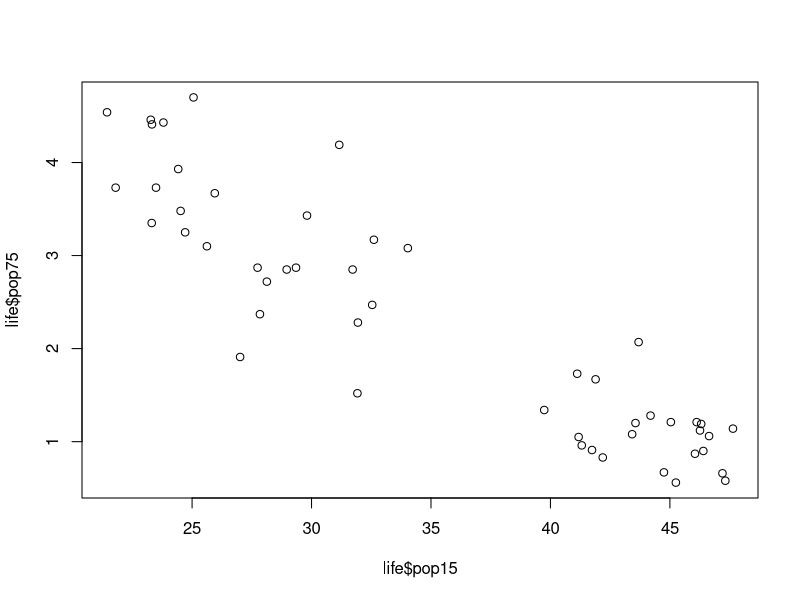

The R source for this figure:
## ---- chunk 1
knitr::opts_chunk$set(echo = TRUE, warning = FALSE, message = FALSE)

library(car)

## ---- chunk 2
# Fifty countries, each variable averaged over 1960 to 1970.
life <- LifeCycleSavings

# Body weight (kg) and brain weight (g) for 62 species.
data(mammals, package = "MASS")


# The spread ratio: residual SD in the top third of fitted values --------------
# over the bottom third. Near 1 means the spread is even.
spread_ratio <- function(m) {
  third <- cut(fitted(m), quantile(fitted(m), 0:3 / 3), include.lowest = TRUE)
  s <- tapply(resid(m), third, sd)
  s[[3]] / s[[1]]
}

# Output -----------------------------------------------------------------------
# ≈ 1	Residual spread is similar across the range of predictions, consistent with constant variance
# > 1	Spread grows as predictions grow (the classic “fan” or “funnel” shape in a residuals-vs-fitted plot)
# < 1	Spread shrinks as predictions grow (a reversed funnel)


## ---- chunk 3
full <- lm(sr ~ pop15 + pop75 + dpi + ddpi, data = LifeCycleSavings)
summary(full)
## ---- chunk 4
a1_coeff <- full$coefficients["pop15"]
a1_se <- summary(full)$coefficients["pop15", "Std. Error"]
a1_ci <- confint(full, "pop15")
a1_pval <- summary(full)$coefficients["pop15", "Pr(>|t|)"]
a1_rsq <- summary(full)$r.sq
a1_rse <- sigma(full)
## ---- chunk 5
b1_coeff <- full$coefficients["pop75"]
b1_se <- summary(full)$coefficients["pop75", "Std. Error"]
b1_ci <- confint(full, "pop75")
b1_pval <- summary(full)$coefficients["pop75", "Pr(>|t|)"]
## ---- chunk 6

cor_pop <- cor(x = life$pop15, y = life$pop75)
cor_pop
plot(life$pop15, life$pop75)

vif_values <- vif(full)
vif_values

vif_rsq <- 1 - (1/vif_values)
vif_rsq * 100

## ---- chunk 7
full_mod2 <- lm(sr ~ pop15 + dpi + ddpi, data = LifeCycleSavings)
summary(full_mod2)

# Stats from model 2
b2_coeff <- full_mod2$coefficients["pop15"]
b2_se <- summary(full_mod2)$coefficients["pop15", "Std. Error"]
b2_ci <- confint(full_mod2, "pop15")
b2_pval <- summary(full_mod2)$coefficients["pop15", "Pr(>|t|)"]
b2_rsq <- summary(full_mod2)$r.sq
b2_rse <- sigma(full_mod2)
